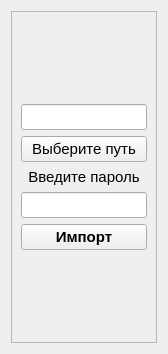
<?xml version="1.0" encoding="UTF-8"?>
<ui version="4.0">
 <class>Master_import_form</class>
 <widget class="QWidget" name="Master_import_form">
  <property name="geometry">
   <rect>
    <x>0</x>
    <y>0</y>
    <width>168</width>
    <height>354</height>
   </rect>
  </property>
  <property name="windowTitle">
   <string>Form</string>
  </property>
  <property name="autoFillBackground">
   <bool>true</bool>
  </property>
  <layout class="QGridLayout" name="gridLayout_2">
   <item row="0" column="0">
    <widget class="QScrollArea" name="scrollArea">
     <property name="widgetResizable">
      <bool>true</bool>
     </property>
     <widget class="QWidget" name="scrollAreaWidgetContents">
      <property name="geometry">
       <rect>
        <x>0</x>
        <y>0</y>
        <width>148</width>
        <height>334</height>
       </rect>
      </property>
      <layout class="QGridLayout" name="gridLayout">
       <item row="0" column="0">
        <spacer name="verticalSpacer">
         <property name="orientation">
          <enum>Qt::Vertical</enum>
         </property>
         <property name="sizeHint" stdset="0">
          <size>
           <width>20</width>
           <height>40</height>
          </size>
         </property>
        </spacer>
       </item>
       <item row="1" column="0">
        <layout class="QVBoxLayout" name="verticalLayout_2">
         <item>
          <widget class="QLineEdit" name="le_file_path_2">
           <property name="sizePolicy">
            <sizepolicy hsizetype="Ignored" vsizetype="Fixed">
             <horstretch>0</horstretch>
             <verstretch>0</verstretch>
            </sizepolicy>
           </property>
           <property name="font">
            <font>
             <pointsize>11</pointsize>
            </font>
           </property>
           <property name="readOnly">
            <bool>true</bool>
           </property>
          </widget>
         </item>
         <item>
          <widget class="QPushButton" name="pb_directory_2">
           <property name="font">
            <font>
             <family>Arial</family>
             <pointsize>11</pointsize>
            </font>
           </property>
           <property name="text">
            <string>Выберите путь</string>
           </property>
          </widget>
         </item>
        </layout>
       </item>
       <item row="2" column="0">
        <layout class="QHBoxLayout" name="hl_for_label"/>
       </item>
       <item row="3" column="0">
        <layout class="QVBoxLayout" name="verticalLayout_6">
         <item>
          <widget class="QLabel" name="label_6">
           <property name="font">
            <font>
             <family>Arial</family>
             <pointsize>11</pointsize>
            </font>
           </property>
           <property name="text">
            <string>Введите пароль</string>
           </property>
           <property name="alignment">
            <set>Qt::AlignCenter</set>
           </property>
          </widget>
         </item>
         <item>
          <widget class="QLineEdit" name="le_password_2">
           <property name="font">
            <font>
             <pointsize>11</pointsize>
            </font>
           </property>
          </widget>
         </item>
        </layout>
       </item>
       <item row="4" column="0">
        <layout class="QVBoxLayout" name="verticalLayout">
         <item>
          <widget class="QPushButton" name="pushButton">
           <property name="font">
            <font>
             <pointsize>11</pointsize>
             <weight>75</weight>
             <bold>true</bold>
            </font>
           </property>
           <property name="text">
            <string>Импорт</string>
           </property>
          </widget>
         </item>
        </layout>
       </item>
       <item row="5" column="0">
        <spacer name="verticalSpacer_2">
         <property name="orientation">
          <enum>Qt::Vertical</enum>
         </property>
         <property name="sizeHint" stdset="0">
          <size>
           <width>20</width>
           <height>70</height>
          </size>
         </property>
        </spacer>
       </item>
      </layout>
     </widget>
    </widget>
   </item>
  </layout>
 </widget>
 <resources/>
 <connections/>
</ui>
